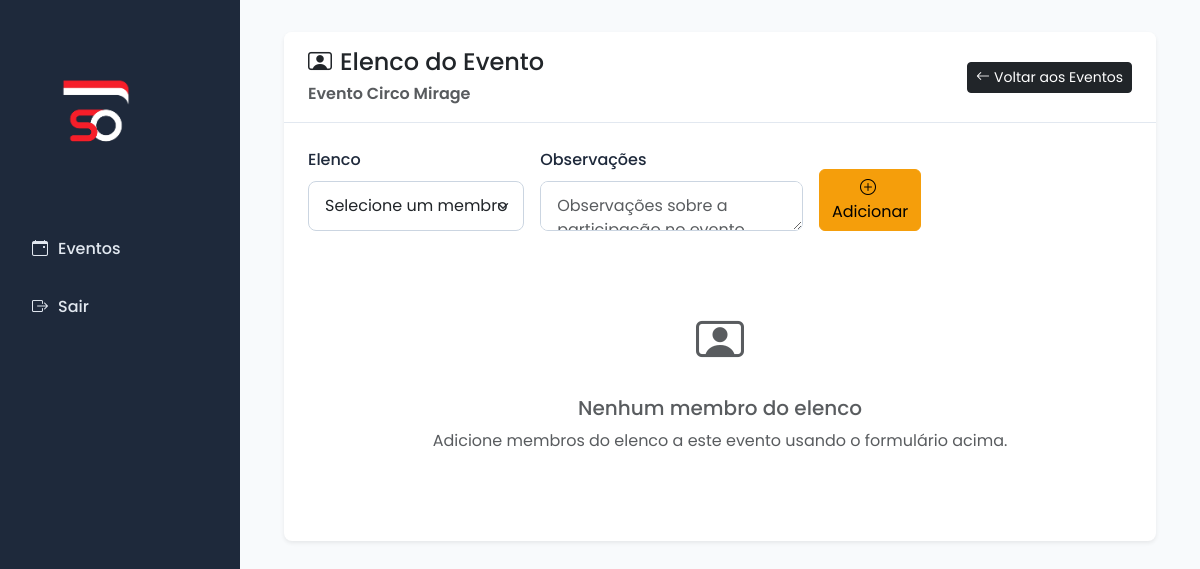
Page /eventos/1/elenco (signed in) on the earlier database version.
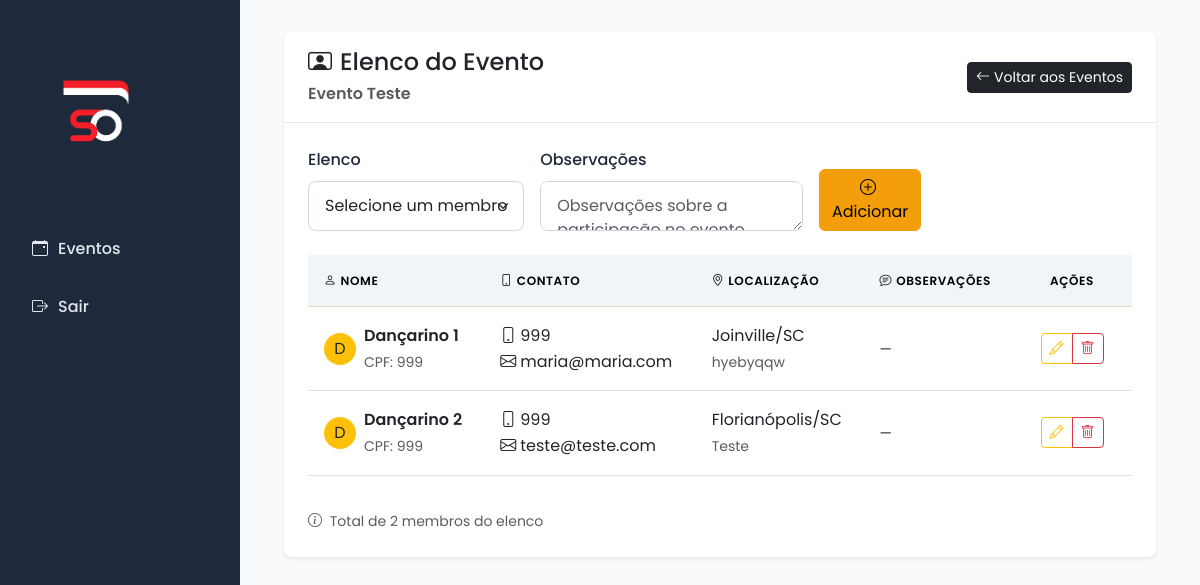
Same page on the later database version.
### models.py (models this page shows)
class Evento(db.Model):
    __tablename__ = 'evento'
    id_evento = db.Column(db.Integer, primary_key=True)
    nome = db.Column(db.String, nullable=False)
    data_inicio = db.Column(db.Date)
    data_fim = db.Column(db.Date)
    cidade = db.Column(db.String)
    estado = db.Column(db.String)
    endereco = db.Column(db.String)
    id_circo = db.Column(db.Integer, db.ForeignKey('circo.id_circo'))
    id_produtor = db.Column(db.Integer, db.ForeignKey('colaborador.id_colaborador'))
    status = db.Column(db.String, default='planejamento')
    observacoes = db.Column(db.String)
    despesas_evento = db.relationship('DespesaEvento', back_populates='evento', cascade='all, delete-orphan')
    receitas_evento = db.relationship('ReceitaEvento', back_populates='evento', cascade='all, delete-orphan')
    equipes_evento = db.relationship('EquipeEvento', backref='evento_equipe', cascade='all, delete-orphan')
    elencos_evento = db.relationship('ElencoEvento', backref='evento_elenco', cascade='all, delete-orphan')
    fornecedores_evento = db.relationship('FornecedorEvento', backref='evento_fornecedor', cascade='all, delete-orphan')

class ElencoEvento(db.Model):
    __tablename__ = 'elenco_evento'
    id_elenco_evento = db.Column(db.Integer, primary_key=True)
    id_evento = db.Column(db.Integer, db.ForeignKey('evento.id_evento'), nullable=False)
    id_elenco = db.Column(db.Integer, db.ForeignKey('elenco.id_elenco'), nullable=False)
    observacoes = db.Column(db.String)
    elenco = db.relationship('Elenco', backref='elenco_eventos')

class Elenco(db.Model):
    __tablename__ = 'elenco'
    id_elenco = db.Column(db.Integer, primary_key=True)
    nome = db.Column(db.String, nullable=False)
    cpf = db.Column(db.String)
    endereco = db.Column(db.String)
    cidade = db.Column(db.String)
    estado = db.Column(db.String)
    telefone = db.Column(db.String)
    email = db.Column(db.String)
    observacoes = db.Column(db.String)

### app.py (the view, shortened to what this page needs)
@app.route('/eventos/<int:id_evento>/elenco', methods=['GET', 'POST'])
def elenco_evento(id_evento):
    evento = Evento.query.get_or_404(id_evento)
    elencos_existentes = Elenco.query.all()
    if not elencos_existentes:
        flash('É necessário cadastrar pelo menos um membro do elenco antes de adicionar ao evento.', 'warning')
        return redirect(url_for('cadastrar_elenco'))
    form = ElencoEventoForm()
    form.id_elenco.choices = [(0, 'Selecione um membro do elenco')] + [(e.id_elenco, e.nome) for e in elencos_existentes]
    elenco_evento = ElencoEvento.query.filter_by(id_evento=id_evento).all()
    return render_template('elenco_evento.html', form=form, elenco_evento=elenco_evento, evento=evento)

### forms.py
class ElencoEventoForm(FlaskForm):
    id_elenco = SelectField('Elenco', coerce=int, validators=[InputRequired(message="Selecione um membro do elenco")])
    observacoes = TextAreaField('Observações')

### app.py (called while the page is built)
@login_manager.user_loader
def load_user(user_id):
    return Usuario.query.get(int(user_id))

### templates/elenco_evento.html (shortened to what this page needs)
{% extends 'base.html' %}
{% block content %}
<div class="container-fluid">
  <div class="card shadow-sm">
    <div class="card-header bg-gradient-warning text-dark">
      <div class="d-flex justify-content-between align-items-center">
        <div>
          <h4 class="mb-0">
            <i class="bi bi-person-video me-2"></i>Elenco do Evento
          </h4>
          <p class="mb-0 mt-1 opacity-75">{{ evento.nome }}</p>
        </div>
        <a href="{{ url_for('listar_eventos') }}" class="btn btn-dark btn-sm">
          <i class="bi bi-arrow-left me-1"></i>Voltar aos Eventos
        </a>
      </div>
    </div>
    <div class="card-body">
      <div class="row">
        <div class="col-md-8">
          <form method="POST" class="needs-validation mb-4" novalidate>
            <div class="row g-3">
              <div class="col-md-5">
                {{ form.id_elenco.label(class="form-label") }}
                {{ form.id_elenco(class="form-select", required=true) }}
              </div>
              <div class="col-md-6">
                {{ form.observacoes.label(class="form-label") }}
                {{ form.observacoes(class="form-control", rows=1, placeholder="Observações sobre a participação no evento") }}
              </div>
              <div class="col-md-1 d-flex align-items-end">
                <button type="submit" class="btn btn-warning">
                  <i class="bi bi-plus-circle me-1"></i>Adicionar
                </button>
              </div>
            </div>
          </form>
        </div>
      </div>
      {% if elenco_evento %}
        <div class="table-responsive">
          <table class="table table-hover align-middle">
            <thead class="table-warning">
              <tr>
                <th><i class="bi bi-person me-1"></i>Nome</th>
                <th><i class="bi bi-phone me-1"></i>Contato</th>
                <th><i class="bi bi-geo-alt me-1"></i>Localização</th>
                <th><i class="bi bi-chat-text me-1"></i>Observações</th>
                <th class="text-center" width="120">Ações</th>
              </tr>
            </thead>
            <tbody>
              {% for elenco_evt in elenco_evento %}
                <tr>
                  <td>
                    <div class="d-flex align-items-center">
                      <div class="avatar-initial bg-warning text-dark rounded-circle me-2" style="width: 32px; height: 32px; display: flex; align-items: center; justify-content: center;">
                        {{ elenco_evt.elenco.nome[0].upper() }}
                      </div>
                      <div>
                        <div class="fw-semibold">{{ elenco_evt.elenco.nome }}</div>
                        {% if elenco_evt.elenco.cpf %}
                          <small class="text-muted">CPF: {{ elenco_evt.elenco.cpf }}</small>
                        {% endif %}
                      </div>
                    </div>
                  </td>
                  <td>
                    <div>
                      {% if elenco_evt.elenco.telefone %}
                        <div><i class="bi bi-phone me-1"></i>{{ elenco_evt.elenco.telefone }}</div>
                      {% endif %}
                      {% if elenco_evt.elenco.email %}
                        <div><i class="bi bi-envelope me-1"></i>{{ elenco_evt.elenco.email }}</div>
                      {% endif %}
                    </div>
                  </td>
                  <td>
                    {% if elenco_evt.elenco.cidade and elenco_evt.elenco.estado %}
                      <div>{{ elenco_evt.elenco.cidade }}/{{ elenco_evt.elenco.estado }}</div>
                    {% endif %}
                    {% if elenco_evt.elenco.endereco %}
                      <small class="text-muted">{{ elenco_evt.elenco.endereco }}</small>
                    {% endif %}
                  </td>
                  <td>
                    <small>{{ elenco_evt.observacoes or '—' }}</small>
                  </td>
                  <td class="text-center">
                    <div class="btn-group btn-group-sm" role="group">
                      <a href="{{ url_for('editar_elenco_evento', id_evento=evento.id_evento, id=elenco_evt.id_elenco_evento) }}"
                         class="btn btn-sm btn-outline-warning" title="Editar">
                        <i class="bi bi-pencil"></i>
                      </a>
                      <a href="{{ url_for('excluir_elenco_evento', id_evento=evento.id_evento, id=elenco_evt.id_elenco_evento) }}"
                         class="btn btn-sm btn-outline-danger" title="Remover"
                         onclick="return confirm('Tem certeza que deseja remover este membro do elenco do evento?')">
                        <i class="bi bi-trash"></i>
                      </a>
                    </div>
                  </td>
                </tr>
              {% endfor %}
            </tbody>
          </table>
        </div>
        <div class="mt-3">
          <small class="text-muted">
            <i class="bi bi-info-circle me-1"></i>
            Total de {{ elenco_evento|length }} membro{{ 's' if elenco_evento|length != 1 else '' }} do elenco
          </small>
        </div>
      {% else %}
        <div class="text-center py-5">
          <i class="bi bi-person-video text-muted" style="font-size: 3rem;"></i>
          <h5 class="mt-3 text-muted">Nenhum membro do elenco</h5>
          <p class="text-muted">Adicione membros do elenco a este evento usando o formulário acima.</p>
        </div>
      {% endif %}
    </div>
  </div>
</div>
{% endblock %}

### templates/base.html (shortened to what this page needs)
<!DOCTYPE html>
<html lang="pt-br">
<head>
    <link href="https://cdn.jsdelivr.net/npm/bootstrap@5.3.0/dist/css/bootstrap.min.css" rel="stylesheet">
    <link href="https://cdn.jsdelivr.net/npm/bootstrap-icons@1.10.5/font/bootstrap-icons.css" rel="stylesheet">
    <link rel="stylesheet" href="https://cdnjs.cloudflare.com/ajax/libs/font-awesome/6.0.0/css/all.min.css">
    <link rel="stylesheet" href="{{ url_for('static', filename='style.css') }}">
</head>
<body>
    <div class="layout">
        <div class="sidebar">
            <a href="{{ url_for('dashboard') }}">
                <img src="{{ url_for('static', filename='logo.png') }}" alt="Logo">
            </a>
            {% set categoria = session['categoria'] %}
            <a class="nav-link {% if request.endpoint == 'listar_eventos' %}active{% endif %}" href="{{ url_for('listar_eventos') }}">
                <i class="bi bi-calendar-event"></i> Eventos
            </a>
            <a class="nav-link" href="{{ url_for('logout') }}"><i class="bi bi-box-arrow-right"></i> Sair</a>
        </div>
        <div class="main-content">
            {% block content %}{% endblock %}
        </div>
    </div>
</body>
</html>

### static/style.css (style rules this page uses)
:root { --primary: #1e293b; --primary-light: #334155; --secondary: #0ea5e9; --success: #10b981; --danger: #ef4444; --warning: #f59e0b; --info: #3b82f6; --light: #f8fafc; --dark: #0f172a; --spacing-xs: 0.25rem; --spacing-sm: 0.5rem; --spacing-md: 1rem; --spacing-lg: 1.5rem; --spacing-xl: 2rem; --border-radius: 0.5rem; --box-shadow: 0 4px 6px -1px rgba(0, 0, 0, 0.1), 0 2px 4px -1px rgba(0, 0, 0, 0.06); }
body { font-family: 'Poppins', sans-serif; font-size: 16px; line-height: 1.6; color: #334155; background-color: #f8fafc; margin: 0; padding: 0; }
.layout { display: flex; min-height: 100vh; }
.sidebar { width: 240px; background-color: var(--primary); color: #ffffff; padding: 2rem 1rem; display: flex; flex-direction: column; align-items: flex-start; transition: all 0.3s ease; }
.sidebar img { max-width: 160px; margin-bottom: 2rem; }
.sidebar .nav-link { color: #e2e8f0; padding: 0.75rem 1rem; margin-bottom: 0.5rem; border-radius: 8px; width: 100%; font-weight: 500; display: flex; align-items: center; gap: 10px; transition: all 0.2s ease; }
.main-content { flex: 1; padding: 2rem; max-width: 1200px; margin: 0 auto; transition: all 0.3s ease; }
.btn-warning { background-color: var(--warning); border-color: var(--warning); }
.card { border-radius: var(--border-radius); box-shadow: var(--box-shadow); border: none; margin-bottom: var(--spacing-lg); overflow: hidden; }
.card-header { background-color: white; border-bottom: 1px solid #e2e8f0; padding: var(--spacing-md) var(--spacing-lg); font-weight: 600; }
.card-body { padding: var(--spacing-lg); }
.form-control { border-radius: var(--border-radius); padding: 0.75rem 1rem; border: 1px solid #cbd5e1; transition: all 0.2s ease; }
.form-label { font-weight: 500; margin-bottom: 0.5rem; color: var(--primary); }
.form-select { border-radius: var(--border-radius); padding: 0.75rem 1rem; border: 1px solid #cbd5e1; }
.table { border-collapse: separate; border-spacing: 0; width: 100%; }
.table th { background-color: #f1f5f9; font-weight: 600; text-transform: uppercase; font-size: 0.75rem; letter-spacing: 0.05em; padding: 1rem; }
.table td { padding: 1rem; vertical-align: middle; }

Differences in the rows shown:
changed Evento: nome "Evento Circo Mirage" → "Evento Teste"
added ElencoEvento: elenco "D", elenco.nome "Dançarino 1", elenco.cpf "999", elenco.telefone "999", elenco.email "maria@maria.com", elenco.cidade "Joinville", elenco.estado "SC", elenco.endereco "hyebyqqw", observacoes "—"
added ElencoEvento: elenco "D", elenco.nome "Dançarino 2", elenco.cpf "999", elenco.telefone "999", elenco.email "teste@teste.com", elenco.cidade "Florianópolis", elenco.estado "SC", elenco.endereco "Teste", observacoes "—"
Other differences:
{{ elenco_evento|length }}: (not shown) → "2"
{{ 's' if elenco_evento|length != 1 else '' }}: (not shown) → "s"
text no longer shown: "Nenhum membro do elenco Adicione membros do elenco a este evento usando o formulário acima."
text now shown: "NOME CONTATO LOCALIZAÇÃO OBSERVAÇÕES AÇÕES Total de membro do elenco"
